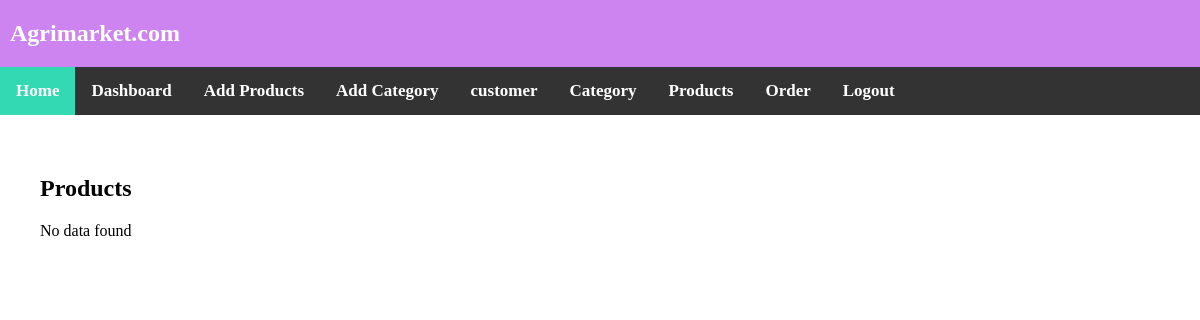
Page /product_listing.php (signed in) on the earlier database version.
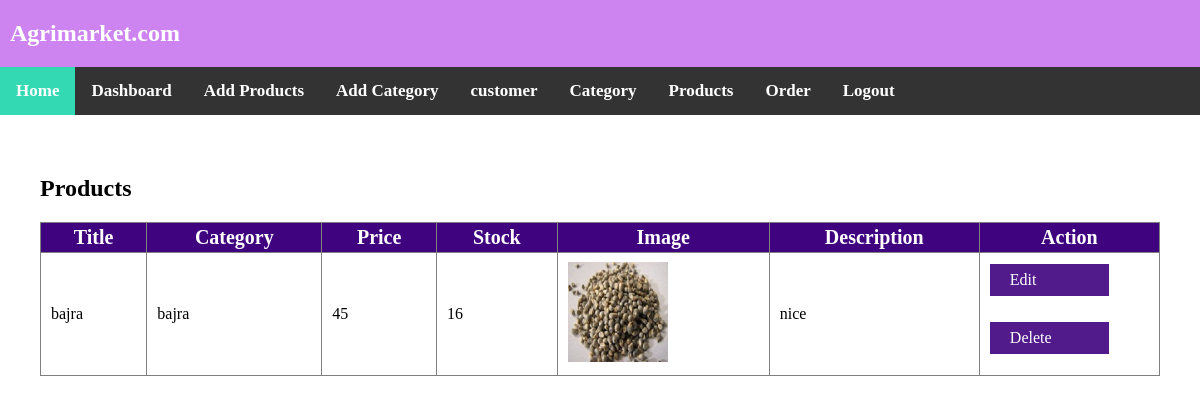
Same page on the later database version.
### tables this page shows
CREATE TABLE `product` (
  `prod_id` int(11) NOT NULL,
  `prod_name` varchar(256) NOT NULL,
  `prod_image` varchar(256) NOT NULL,
  `prod_price` int(11) NOT NULL,
  `prod_desc` varchar(64) NOT NULL,
  `quantity` int(64) NOT NULL,
  `prod_stock` int(64) NOT NULL,
  `cate_id` int(32) NOT NULL
);

CREATE TABLE `category` (
  `cate_id` int(64) NOT NULL,
  `cate_name` varchar(256) NOT NULL,
  `cate_img` varchar(256) NOT NULL
);

### product_listing.php (the view, shortened to what this page needs)
<!DOCTYPE html>
	<head>
		<link rel="stylesheet" type="text/css" href="css/style1.css">
	</head>
	<body>
			<?php include 'adminheader1.php';
		if(isset($_SESSION['adminlogin']) && $_SESSION['adminlogin']==true){ ?>
		<div class="page-content">
		<h2>Products</h2>
		<?php
			include 'database.php';
			$sql = "SELECT prod_id,cate_name, prod_name, prod_desc,prod_image,prod_stock,prod_price FROM product,category WHERE product.cate_id=category.cate_id";
			$result = mysqli_query($conn,$sql);
			if ($result->num_rows > 0) {
				?>
				<table border="1" class="productlisting">
					<tr>
						<th>Title</th>
						<th>Category</th>
						<th>Price</th>
						<th>Stock</th>
						<th>Image</th>
						<th>Description</th>
						<th>Action</th>
					</tr>
				<?php
				while($row = mysqli_fetch_assoc($result)) {
					?>
					<tr>
						<td><?php echo $row["prod_name"]; ?></td>
						<td><?php echo $row["cate_name"]; ?></td>
						<td><?php echo $row["prod_price"]; ?></td>
						<td><?php echo $row["prod_stock"]; ?></td>
						<td><img class="smallimg" src="<?php echo $row["prod_image"]; ?>"></td>
						<td><?php echo $row["prod_desc"]; ?></td>
						<td>
							<div><a href="edit-product.php?product=<?php echo $row["prod_id"];?>" class="btn">Edit</a></div>
							<div><a href="delete-product.php?product=<?php echo $row["prod_id"];?>" class="btn">Delete</a></div>
						</td>
					</tr>
					<?php
				}
				?>
				</table>
				<?php
			} else {
			echo "No data found";
			}
		?>
		</div>
			<?php }else{
		echo "<h1>You don't have rights to access this page..</h1>";
	} ?>
	</body>
</html>

Differences in the rows shown:
added product: prod_name "bajra", cate.cate_name "bajra", prod_price "45", prod_stock "16", prod_image (picture), prod_desc "nice"
Other differences:
text no longer shown: "No data found"
text now shown: "Title Category Price Stock Image Description Action"
